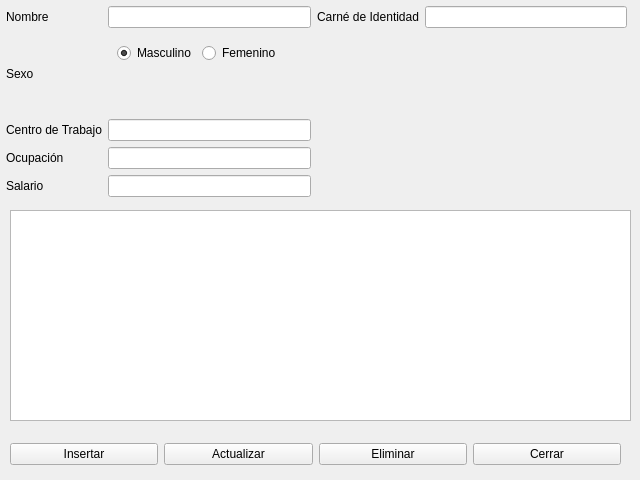
<?xml version="1.0" encoding="UTF-8"?>
<ui version="4.0">
 <class>Form</class>
 <widget class="QWidget" name="Form">
  <property name="geometry">
   <rect>
    <x>0</x>
    <y>0</y>
    <width>640</width>
    <height>480</height>
   </rect>
  </property>
  <property name="minimumSize">
   <size>
    <width>640</width>
    <height>480</height>
   </size>
  </property>
  <property name="maximumSize">
   <size>
    <width>640</width>
    <height>480</height>
   </size>
  </property>
  <property name="windowTitle">
   <string>Clientes</string>
  </property>
  <widget class="QWidget" name="widget" native="true">
   <property name="geometry">
    <rect>
     <x>6</x>
     <y>6</y>
     <width>621</width>
     <height>191</height>
    </rect>
   </property>
   <layout class="QGridLayout" name="gridLayout" columnstretch="0,0,0,0">
    <item row="2" column="0">
     <widget class="QLabel" name="label_5">
      <property name="text">
       <string>Centro de Trabajo</string>
      </property>
     </widget>
    </item>
    <item row="0" column="1">
     <widget class="QLineEdit" name="txt_nombre"/>
    </item>
    <item row="1" column="1">
     <widget class="QWidget" name="widget_3" native="true">
      <layout class="QFormLayout" name="formLayout">
       <item row="0" column="0">
        <widget class="QRadioButton" name="rbtn_mas">
         <property name="text">
          <string>Masculino</string>
         </property>
         <property name="checked">
          <bool>true</bool>
         </property>
        </widget>
       </item>
       <item row="0" column="1">
        <widget class="QRadioButton" name="rbtn_fem">
         <property name="text">
          <string>Femenino</string>
         </property>
        </widget>
       </item>
      </layout>
     </widget>
    </item>
    <item row="1" column="0">
     <widget class="QLabel" name="label_3">
      <property name="text">
       <string>Sexo</string>
      </property>
     </widget>
    </item>
    <item row="0" column="0">
     <widget class="QLabel" name="label">
      <property name="text">
       <string>Nombre</string>
      </property>
     </widget>
    </item>
    <item row="0" column="3">
     <widget class="QLineEdit" name="txt_ci"/>
    </item>
    <item row="3" column="0">
     <widget class="QLabel" name="label_10">
      <property name="text">
       <string>Ocupación</string>
      </property>
     </widget>
    </item>
    <item row="0" column="2">
     <widget class="QLabel" name="label_2">
      <property name="text">
       <string>Carné de Identidad</string>
      </property>
     </widget>
    </item>
    <item row="4" column="1">
     <widget class="QLineEdit" name="txt_salario"/>
    </item>
    <item row="4" column="0">
     <widget class="QLabel" name="label_4">
      <property name="text">
       <string>Salario</string>
      </property>
     </widget>
    </item>
    <item row="3" column="1">
     <widget class="QLineEdit" name="txt_ocupacion"/>
    </item>
    <item row="2" column="1">
     <widget class="QLineEdit" name="txt_centro_trabajo"/>
    </item>
   </layout>
  </widget>
  <widget class="QTableWidget" name="tabla">
   <property name="geometry">
    <rect>
     <x>10</x>
     <y>210</y>
     <width>621</width>
     <height>211</height>
    </rect>
   </property>
   <property name="editTriggers">
    <set>QAbstractItemView::NoEditTriggers</set>
   </property>
   <property name="sortingEnabled">
    <bool>true</bool>
   </property>
  </widget>
  <widget class="QWidget" name="layoutWidget">
   <property name="geometry">
    <rect>
     <x>10</x>
     <y>440</y>
     <width>611</width>
     <height>29</height>
    </rect>
   </property>
   <layout class="QHBoxLayout" name="horizontalLayout">
    <item>
     <widget class="QPushButton" name="btn_insertar">
      <property name="text">
       <string>Insertar</string>
      </property>
     </widget>
    </item>
    <item>
     <widget class="QPushButton" name="btn_actualizar">
      <property name="text">
       <string>Actualizar</string>
      </property>
     </widget>
    </item>
    <item>
     <widget class="QPushButton" name="btn_eliminar">
      <property name="text">
       <string>Eliminar</string>
      </property>
     </widget>
    </item>
    <item>
     <widget class="QPushButton" name="btn_cerrar">
      <property name="text">
       <string>Cerrar</string>
      </property>
     </widget>
    </item>
   </layout>
  </widget>
 </widget>
 <resources/>
 <connections/>
</ui>
